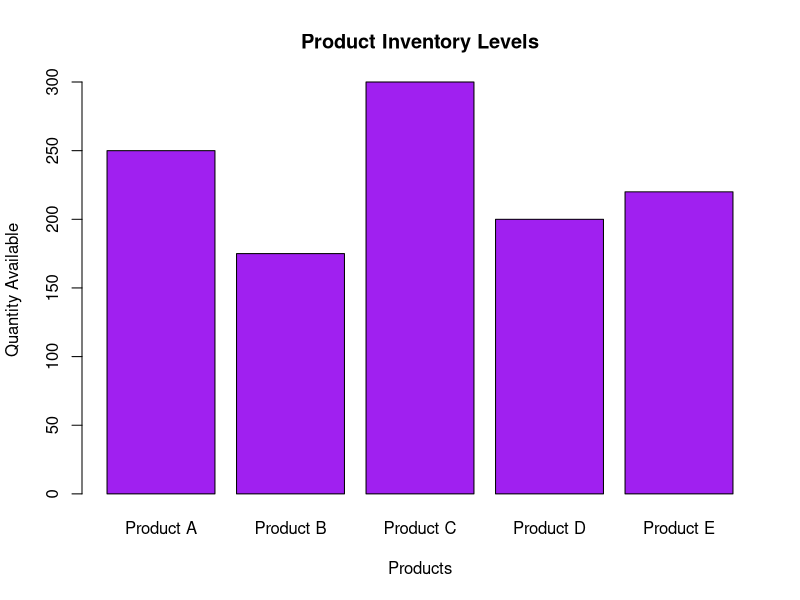
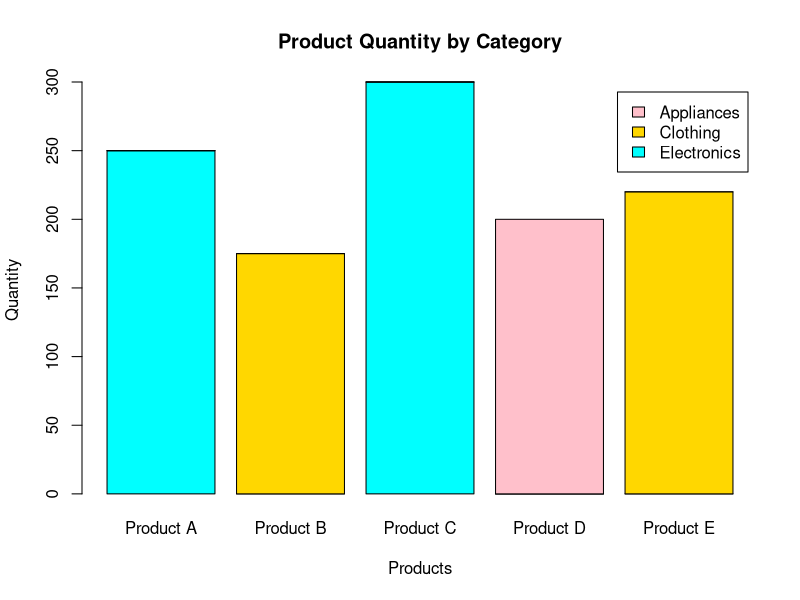
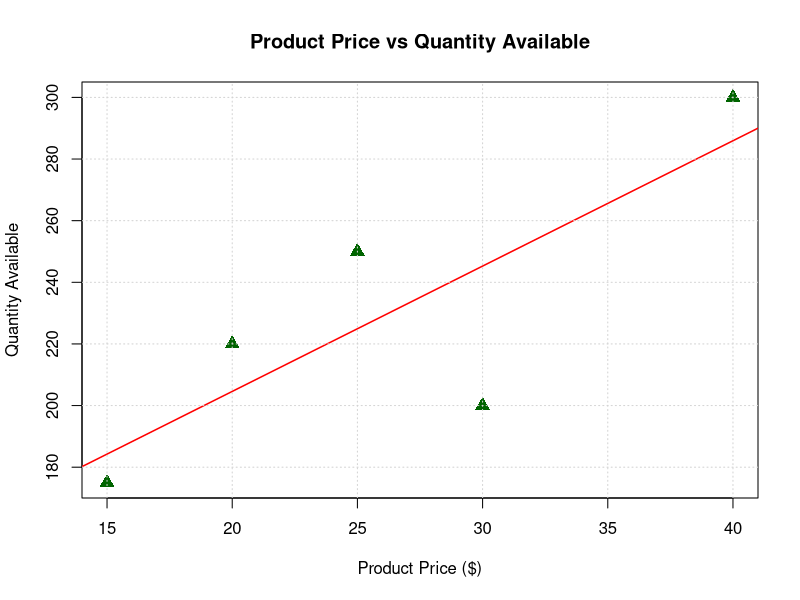
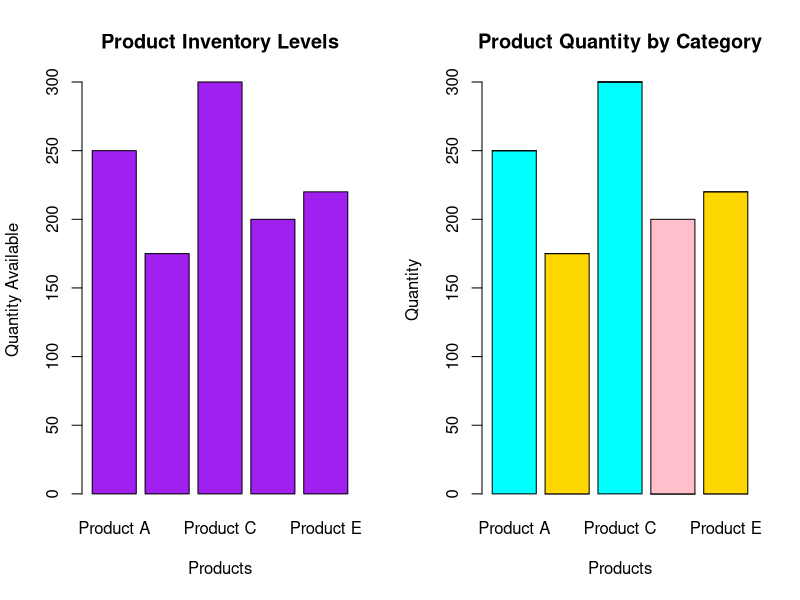

Here is the R script that generated these plots, in order:
# Experiment 4: Product Inventory Management
# Course: Data Handling and Visualization

# Dataset
prod_ids <- 1:5
prod_names <- c("Product A", "Product B", "Product C", "Product D", "Product E")
qty_avail <- c(250, 175, 300, 200, 220)
df4 <- data.frame(ProductID = prod_ids, Name = prod_names, Quantity = qty_avail)

cat("--- Experiment 4: Product Inventory Management ---\n")
print(df4)

# Q1: Create a bar chart to visualize the quantity of each product in the inventory.
png("outputs/exp4_q1_bar_chart.png", width=800, height=600)
barplot(df4$Quantity, names.arg=df4$Name, col="purple", xlab="Products", 
        ylab="Quantity Available", main="Product Inventory Levels")
dev.off()

# Q2: Generate a stacked bar chart to show the quantity of each product within different categories.
categories <- c("Electronics", "Clothing", "Electronics", "Appliances", "Clothing")
cat_inventory <- matrix(c(250, 0, 0,  # Product A
                          0, 175, 0,  # Product B
                          300, 0, 0,  # Product C
                          0, 0, 200,  # Product D
                          0, 220, 0), # Product E
                        nrow=3, ncol=5)
colnames(cat_inventory) <- prod_names
rownames(cat_inventory) <- c("Electronics", "Clothing", "Appliances")
png("outputs/exp4_q2_stacked_bar.png", width=800, height=600)
barplot(cat_inventory, col=c("cyan", "gold", "pink"), legend=rownames(cat_inventory),
        xlab="Products", ylab="Quantity", main="Product Quantity by Category")
dev.off()

# Q3: Build a scatter plot to explore the relationship between product price and quantity available.
prices <- c(25, 15, 40, 30, 20)
png("outputs/exp4_q3_scatter_plot.png", width=800, height=600)
plot(prices, df4$Quantity, xlab="Product Price ($)", ylab="Quantity Available",
     main="Product Price vs Quantity Available", col="darkgreen", pch=17, cex=1.5)
abline(lm(df4$Quantity ~ prices), col="red", lwd=1.5)
grid()
dev.off()
cat("Insight: Product C has the highest price ($40) and highest quantity (300), showing no negative correlation between price and stock level here.\n")

# Q4: Develop a Tableau dashboard simulation.
png("outputs/exp4_q4_dashboard_simulation.png", width=1200, height=600)
par(mfrow=c(1,2))
barplot(df4$Quantity, names.arg=df4$Name, col="purple", xlab="Products", 
        ylab="Quantity Available", main="Product Inventory Levels")
barplot(cat_inventory, col=c("cyan", "gold", "pink"),
        xlab="Products", ylab="Quantity", main="Product Quantity by Category")
dev.off()
cat("Experiment 4 successfully completed. Plots saved to outputs/.\n\n")
